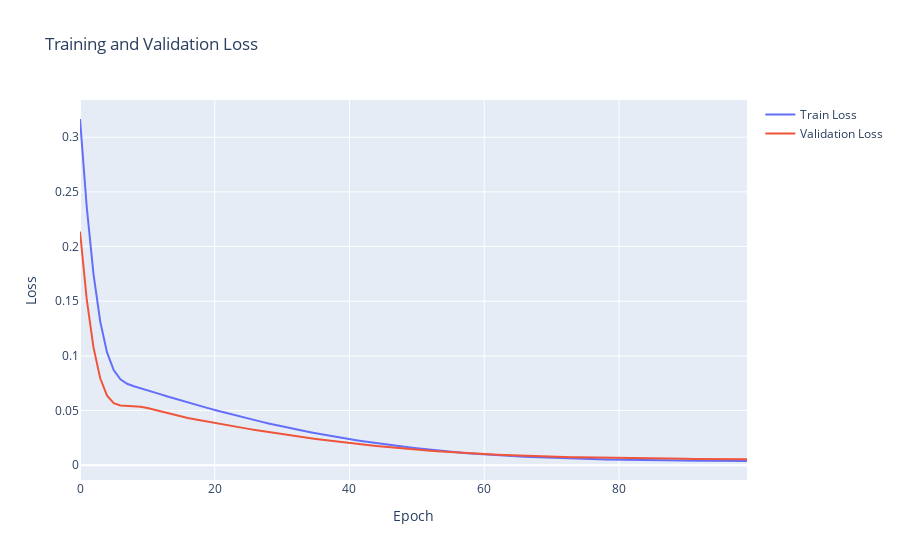

The cell this chart's notebook holds for it:
### Code cell
fig = go.Figure()
fig.add_trace(go.Scatter(x=np.arange(len(train_losses)), y=train_losses, mode='lines', name='Train Loss'))
fig.add_trace(go.Scatter(x=np.arange(len(val_losses)), y=val_losses, mode='lines', name='Validation Loss'))
fig.update_layout(title='Training and Validation Loss', xaxis_title='Epoch', yaxis_title='Loss')
fig.show()
